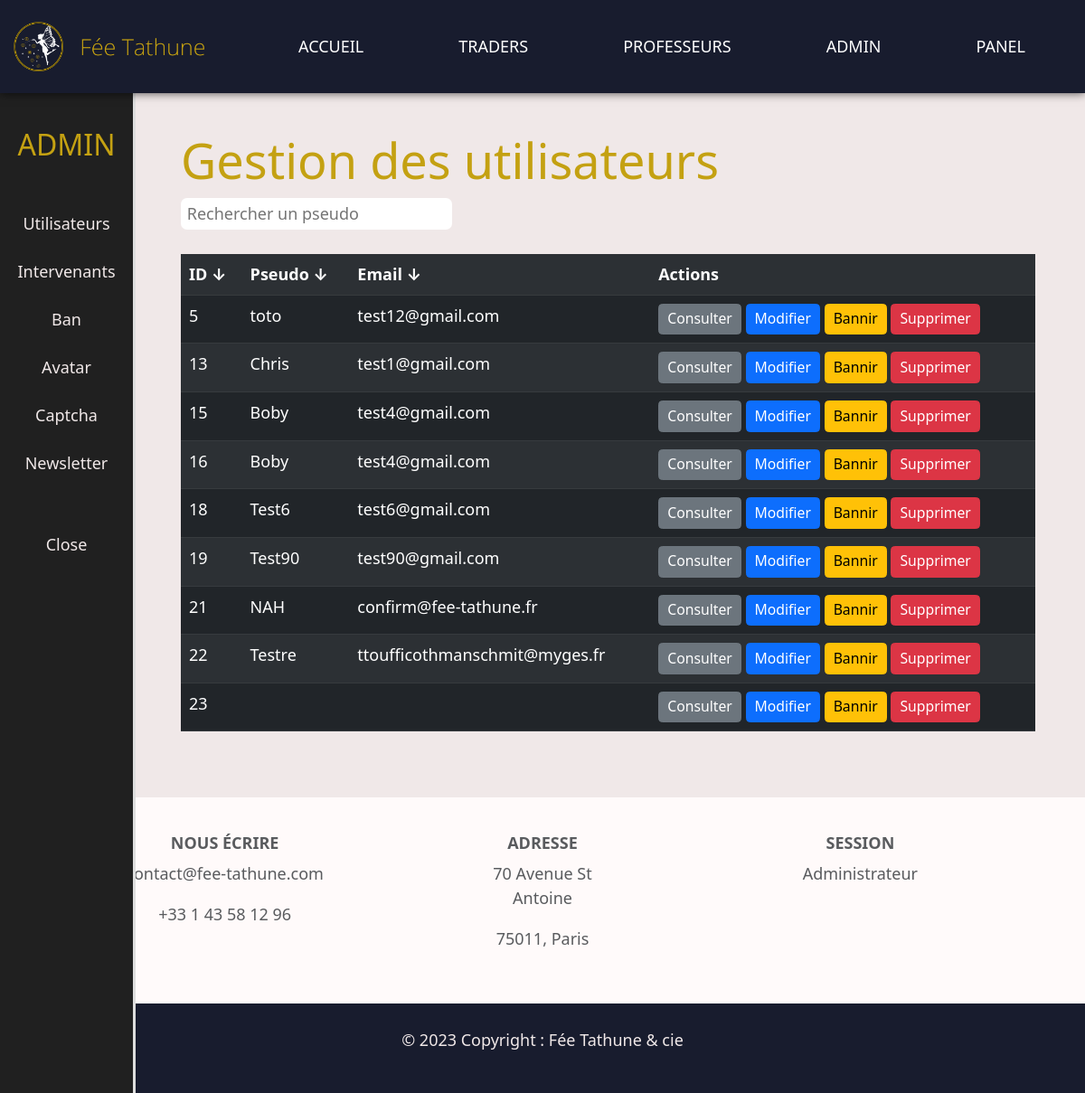
Screenshot of /admin_utilisateurs.php (signed in) with the database file from the repository.
### tables this page shows
CREATE TABLE `UTILISATEUR` (
  `user_id` int(11) NOT NULL AUTO_INCREMENT,
  `email` varchar(255) DEFAULT NULL,
  `pwd` varchar(100) DEFAULT NULL,
  `pseudo` varchar(30) DEFAULT NULL,
  `name` varchar(50) DEFAULT NULL,
  `firstname` varchar(50) DEFAULT NULL,
  `address` varchar(200) DEFAULT NULL,
  `age` char(2) DEFAULT NULL,
  `phone` varchar(10) DEFAULT NULL,
  `gender` varchar(5) DEFAULT NULL,
  `ban` char(1) DEFAULT '0',
  PRIMARY KEY (`user_id`)
);

### admin_utilisateurs.php (the view, shortened to what this page needs)
<?php
include('includes/head.php');
?>
<body class="color-mode">
    <?php
    include('includes/header.php');
    ?>
    <main class="admin_main">
        <h1> Gestion des utilisateurs </h1>
        <?php include('includes/bdd.php');
				if(isset($_GET['order'])) {
					$order = $_GET['order'];
				} else {
					$order = 'user_id';
				}
				$q = 'SELECT * FROM UTILISATEUR WHERE ban = 0 ORDER BY '. $order;
				$req = $bdd->query($q);
				$results = $req->fetchAll(PDO::FETCH_ASSOC);
				?>
				<input type="text" class="rounded" style="border:none; height:35px; width: 300px;" id="ajaxInput" oninput="search()" placeholder=" Rechercher un pseudo">
				<div id="tab">
				<table class="table table-dark table-striped mt-4">
						<tr>
							<th scope="col">ID<a href="?order=user_id" style="text-decoration:none; color:white;">&nbsp;↓</a></th>
							<th scope="col">Pseudo<a href="?order=pseudo" style="text-decoration:none; color:white;">&nbsp;↓</a></th></th>
							<th scope="col">Email<a href="?order=email" style="text-decoration:none; color:white;">&nbsp;↓</a></th></th>
							<th scope="col">Actions</th>
						</tr>
						<?php
						foreach ($results as $user)  {
							echo '<tr>
									<td>' .$user['user_id'] . '</td>
									<td>' .$user['pseudo'] . '</td>
									<td>' .$user['email'] . '</td>
									<td>
										<a class="btn btn-sm btn-secondary" href="action_read.php?user_id=' .$user['user_id'] . '">Consulter</a>
										<a class="btn btn-sm btn-primary" href="action_update.php?user_id=' .$user['user_id'] . '">Modifier</a>
                    					<a class="btn btn-sm btn-warning" href="action_ban.php?user_id=' .$user['user_id'] . '">Bannir</a>
										<a class="btn btn-sm btn-danger" href="action_delete.php?user_id=' .$user['user_id'] . '">Supprimer</a>
									</td>
								</tr>';
						}
            echo '</table>';
			echo '</div>';
            echo '</main>';
            include('includes/footer.php'); ?>
    </body>
</html>

### css/style.css (style rules this page uses)
html { font-size: 18px; overflow-x: hidden; }
body { font-family: "Raleway"; margin: 0; padding-top: 90px; background-color: rgb(240, 232, 232); color: black; }
main { padding: 55px; }
main > h1 { font-size: 3rem; }
main h1, main h2 { color : #c4a112; }
.admin_main { margin-left: 100 px; }

### css/dark.css (style rules this page uses)
.color-mode { background-color: rgb(32, 32, 32); color: white; }

### css/light.css (style rules this page uses)
.color-mode { background-color: rgb(240, 232, 232); color: rgb(32, 32, 32); }

### admin_utilisateurs.php (style rules this page uses)
main { padding-left: 200px; }

### rows the page displays
utilisateur: user_id "5", pseudo "toto", email "test12@gmail.com"
utilisateur: user_id "13", pseudo "Chris", email "test1@gmail.com"
utilisateur: user_id "15", pseudo "Boby", email "test4@gmail.com"
utilisateur: user_id "16", pseudo "Boby", email "test4@gmail.com"
utilisateur: user_id "18", pseudo "Test6", email "test6@gmail.com"
utilisateur: user_id "19", pseudo "Test90", email "test90@gmail.com"
utilisateur: user_id "21", pseudo "NAH", email "confirm@fee-tathune.fr"
utilisateur: user_id "22", pseudo "Testre", email "ttoufficothmanschmit@myges.fr"
utilisateur: user_id "23"
